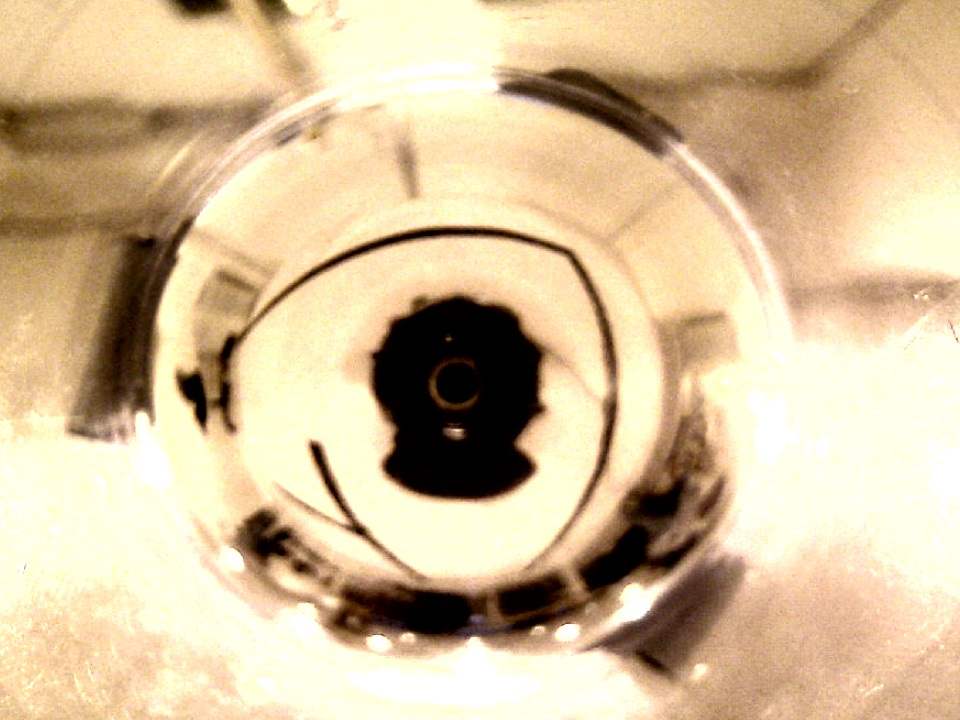
%> input picture ass3/picture3.jpg, 960 x 720 px
$ octave main_offline.m   (GNU Octave 9; MATLAB toolbox functions it lacks are replaced by stand-ins)
%> lines starting %> are read from the running program, lines starting %| are printed output that depends on the picture; in (x1, y1, x2, y2) boxes, pixels count from 0 and x2, y2 are one past the last pixel; in counts of white or black regions, pixels touching at a corner belong together; the program's own positions count from 1
### ass3/matlab_files/img2gray.m
%IMG2GRAY convert a color image into gray-scale
%   GRAYIMG = IMG2GRAY(COLORIMG)
%
%   Author Davide Scaramuzza - davide.scaramuzza@ieee.org
%   ETH Zurich - April, 25, 2007
function grayimg = img2gray( colorimg )
if length(size(colorimg))==3
    grayimg = colorimg(:,:,2);
else
    grayimg = colorimg;
end

### ass3/matlab_files/imunwrap.m
% [12 lines of commented-out code are left out]

function [Iunwraped, theta] = imunwrap(I, center, theta_step, Rmax, Rmin)

I = img2gray( I );

Rmax = round( Rmax );
Rmin = round( Rmin );

I = double(I);

xc = center(2);
yc = center(1);

rad_step = deg2rad( theta_step );
theta = [0:rad_step:2*pi-rad_step];

rows = length( theta );
cols = Rmax-Rmin+1;
Iunwraped = zeros( rows, cols );

[RHO,THETA] = meshgrid(Rmin:Rmax, theta);
X = RHO.*cos(THETA) + xc;
Y = RHO.*sin(THETA) + yc;

U=floor(Y);
V=floor(X);
IND=(U-1)*size(I,1)+V;

IND(find(~(U>=1 & U<=size(I,2) & V>=1 & V<=size(I,1)) )) = 0;
nonZeroIND = find(IND);

Iunwraped( nonZeroIND ) = I( IND( nonZeroIND ) );

oness = 255*ones( rows, Rmin-1 );
Iunwraped = [255*oness, Iunwraped];

Iunwraped=uint8(Iunwraped);

### ass3/pose_estimation/scans/img2bw.m
%IMG2BW    Convert the image into a Black & White image
%   OUTim = img2bw( INim , BWthreshold )Convert the image into a Black & White image
%   BWthreshold is the threshold
%
%   Author Davide Scaramuzza - davide.scaramuzza@ieee.org
%   ETH Zurich - April, 25, 2007


% function OUTim = img2bw( INim , BWthreshold )
    % im = img2gray( INim );
    % OUTim = INim;
    % OUTim ( find(im<=BWthreshold) ) = 0;
    % OUTim ( find(im>BWthreshold) ) = 1;

function OUTim = img2bw( INim , Th )
    if length(size( INim )) == 3
        im = INim(:,:,2);                               % if it is a color image, just use the GREEN component
    else
        im = INim;
    end
    OUTim = im;
    OUTim ( find(im<=Th) ) = 1;
    OUTim ( find(im>Th) ) = 0;


### ass3/matlab_files/getpixeldistance.m
%GETPIXELDISTANCE
% Get distances in pixels between the image center and the wall. Note that
% the radial distortion has not been compensated yet.
function dist = getpixeldistance( BWradialimage , min_dist )

for i = 1 : size( BWradialimage , 1 );
    l = BWradialimage( i,: );
    ind = find( l==0 );
    if isempty( ind )
        dist(i) = inf;
    else
        tmp = ind(find(ind>=min_dist));
        if isempty( tmp )
            dist(i) = 0;
        else
            if tmp(1) == min_dist
                dist(i) = 0;
            else
                dist(i) = tmp(1);
            end
        end
    end
end

### ass3/matlab_files/drawlaserbeam.m
%DRAWLASERBEAM Overlay a laser beam on a given image
%   DRAWLASERBEAM(CENTER,THETA,DIST)
%
%   Author Davide Scaramuzza - davide.scaramuzza@ieee.org
%   ETH Zurich - June, 12, 2008
function drawlaserbeam( center, theta, rho )

xc = center(2);% x-coordinate of the center
yc = center(1);% y-coordinate of the center

x_dist = rho.*cos(theta) + xc;
y_dist = rho.*sin(theta) + yc;

plot ( y_dist , x_dist , 'r.' );
hold off;

### ass3/pose_estimation/scans/undistort_dist_points.m
%UNDISTORT_DIST_POINTS Remove radial distortion of distance points
%It uses the camera model and reproject the points onto the ground floor
%using the scale factor "scale"
function new_dist = undistort_dist_points( theta, rho, alpha, scale )

new_dist = scale * tan( rho ./ alpha );

### ass3/matlab_files/draw_undistorted_beam.m
%DRAW_UNDISTORTED_BEAM Draw the undistorted beam
%   DRAW_UNDISTORTED_BEAM( rho, theta )
%
%   Author Davide Scaramuzza - davide.scaramuzza@ieee.org
%   ETH Zurich - April, 25, 2007
function draw_undisdtorted_beam( rho, theta , axislimit)

[x,y] = pol2cart( theta , rho );
plot( 0,0,'ro');
hold on;
plot( y, -x, '.' ); axis([-axislimit axislimit -axislimit axislimit]); axis square; grid on;
plot( y(1), -x(1), 'ro' );
plot( y(4), -x(4), 'bo' );
hold off;

### ass3/matlab_files/compute_uncertainty.m
function sigma_dist = compute_uncertainty( rho, sigma_rho, alpha, height );

% sigma_dist = compute_uncertainty( rho, sigma_rho, alpha, height )
%
% Computes the error of the distance on the ground floor, given the error
% of the distance in the image plane using the camera model.


%--------------------------------------------------------------------------

sigma_dist = ((height/alpha) * (1 + tan(rho/alpha).^2 )) * sigma_rho;

%--------------------------------------------------------------------------

### ass3/matlab_files/draw_uncertainty.m
function draw_uncertainty( dist, theta, sigma_dist, varargin );

% draw_uncertainty( dist, theta, sigma_dist, {N} )
%
% Draw the N sigma bounds of the distance errors on the ground floor.
%
% 2007.4.30 stefan.gaechter@mavt.ethz.ch

%--------------------------------------------------------------------------

N = 1;
if nargin == 4,
  N = varargin{1};
end; %of if

%--------------------------------------------------------------------------

dist_ub = dist + N*sigma_dist;
dist_lb = dist - N*sigma_dist;

[x_ub, y_ub] = pol2cart( theta, dist_ub );
[x_lb, y_lb] = pol2cart( theta, dist_lb );

K = length( dist );
hold( 'on' );
for k = 1:K,
  d = dist(k);
  if ~(isnan(d) | isinf(d) | (d == 0)),
    line_hdl = line( [y_lb(k), y_ub(k)], [-x_lb(k), -x_ub(k)] );
    set( line_hdl, 'Color', 'red' );
  end; %of if
end; %of for
hold( 'off' );

%--------------------------------------------------------------------------

### ass3/exercise4_matlabfiles/pose_estimation/scans/imflipud.m
%IMFLIPUD   Flip the image Up-Down
%   OUT_IMAGE = IMFLIPUD(INPIT_IMAGE)

function out = imflipud( im )

% [7 lines of commented-out code are left out]

out = im;

### ass3/pose_estimation/deg2rad.m
function r = deg2rad(d)
  r = d * pi / 180;
return

### ass3/matlab_files/main_offline.m
%LASERSCAN_TEST
%
%   Author Davide Scaramuzza - davide.scaramuzza@ieee.org
%   ETH Zurich - April, 25, 2007

%stop(vid);
% Configure the object for manual trigger mode.
%triggerconfig(vid, 'manual');

% Now that the device is configured for manual triggering, call START.
% This will cause the device to send data back to MATLAB, but will not log
% frames to memory at this point.
%start(vid)

% -------------------------------------------------------------------------
% MOST IMPORTANT PARAMETERS
% -------------------------------------------------------------------------
% Rmax = 160;%        Max detectable distance, set to 160 pixels in VGA images.
%                     Rmax was already loaded when calling "calibrate_camera.m"
% Rmin = 77;%         Min detectable distance in pixels in VGA image
%                     Rmin was already loaded when calling "calibrate_camera.m"
alpha = 150;%         Radial distortion coefficient, YOU MAY NEED TO TUNE THIS PARAMETER!!!!!!!!!!!!!!!!!!!!!!!!!!!!
height = 0.21;%       camera height in meters, YOU MAY NEED TO TUNE THIS PARAMETER!!!!!!!!!!!!!!!!!!!!!!!!!!!!
BWthreshold = 100;%    Threshold for segment the image into Black & white colors, YOU MAY NEED TO TUNE THIS PARAMETER!!!!!!!!!!!!!!!!!!!!!!!!!!!!
angstep = 1.0;%       Angular step of the beam in degrees
axislimit = 0.8;%     Axis limit
Rmin = 125;%           Overwrite value from calibration step.
Rmax = 205;
center = [457.7,342];


% -------------------------------------------------------------------------
% MAIN
% -------------------------------------------------------------------------
for i=1:1
    tic;%                               Start counting elapsed time

    %snapshot = getsnapshot(vid);%       Acquire image
    snapshot = imread('picture3.jpg');
%> snapshot is the input picture: size 720x960x3 uint8; mean R, G, B 212.8, 190.2, 154
    snapshot = imflipud(snapshot);

    %calibrate_camera_offline;  %we used this to get the points of the
                                %picture.


    [undistortedimg, theta] = imunwrap(snapshot, center, angstep, Rmax, Rmin);
%> in img2gray, `grayimg = colorimg(:,:,2);`:
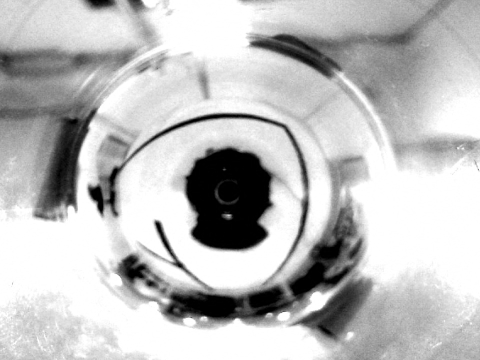
%> grayimg: size 720x960 uint8 (shown at 1/2 size); min 0, max 255, mean 190.2
%> in imunwrap, `IND(find(~(U>=1 & U<=size(I,2) & V>=1 & V<=size(I,1)) )) = 0;`:
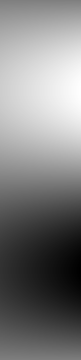
%> IND: size 360x81 double; min 181051, max 476276, mean 328802.4; drawn with min black and max white
%> in imunwrap, `Iunwraped( nonZeroIND ) = I( IND( nonZeroIND ) );`:
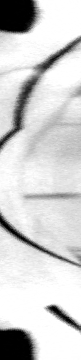
%> Iunwraped: size 360x81 double; min 0, max 255, mean 207.5
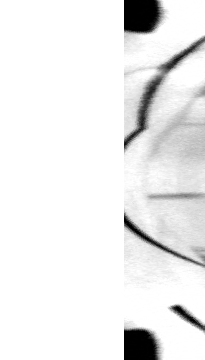
%> undistortedimg: size 360x205 uint8; min 0, max 255, mean 236.2
%> theta = 360 values from 0 to 6.27
    BWimg = img2bw(undistortedimg, BWthreshold);
%> in img2bw, `OUTim ( find(im>Th) ) = 0;`:
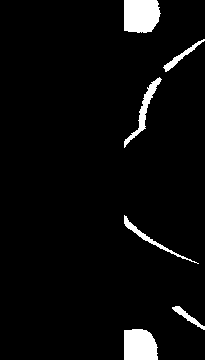
%> OUTim: size 360x205 uint8; values 0 (black) and 1 (white), 4.4% white; 6 white regions, box (x1, y1, x2, y2) and area: (124, 0, 161, 33) 1084, (124, 329, 158, 360) 946, (124, 77, 162, 148) 472, (124, 215, 199, 264) 323, (163, 39, 205, 72) 236, (172, 306, 205, 330) 190
    rho = getpixeldistance(BWimg, Rmin);
%> after the loop in getpixeldistance, `for i = 1 : size( BWradialimage , 1 );`: dist = 360 values, max 162 at index 14, min 0 at index 32, mean 32.43; tmp = 47 values from 159 to 205
%> rho has the same summary as dist in getpixeldistance
    figure(1);
    imagesc( snapshot );
    hold on;
    drawlaserbeam( center, theta, rho );
%> in drawlaserbeam, `x_dist = rho.*cos(theta) + xc;`: x_dist = 360 values, max 501.8 at index 8, min 236.3 at index 148, mean 362.9
%> in drawlaserbeam, `y_dist = rho.*sin(theta) + yc;`: y_dist = 360 values, max 540.1 at index 142, min 367 at index 224, mean 457.2
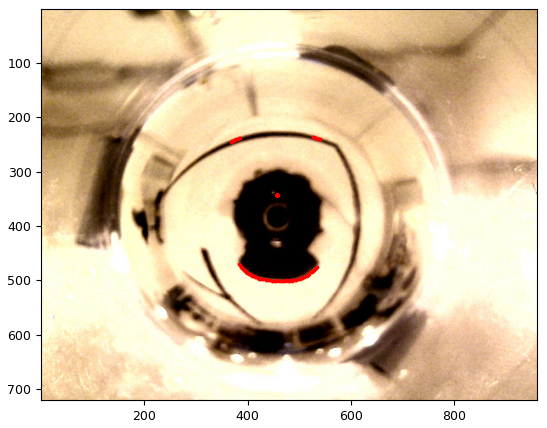
%> figure redrawn from the program's plot data
    hold off;
    figure(2);
    dist = undistort_dist_points(theta, rho, alpha, height);
%> in undistort_dist_points, `new_dist = scale * tan( rho ./ alpha );`: new_dist = 360 values, max 0.393 at index 14, min 0 at index 32, mean 0.073
%> dist has the same summary as new_dist in undistort_dist_points
    draw_undistorted_beam(dist, theta, axislimit);
%> in draw_undisdtorted_beam, `[x,y] = pol2cart( theta , rho );`: x = 360 values, max 0.384 at index 8, min -0.197 at index 147, mean 0.0508; y = 360 values, max 0.171 at index 31, min -0.176 at index 224, mean -0.000687
    ind = find(rho ~= inf);
%> ind = 360 values from 1 to 360
    rho = rho(ind);

    sigma_dist = compute_uncertainty(rho, std(rho), alpha, height);
%> in compute_uncertainty, `sigma_dist = ((height/alpha) * (1 + tan(rho/alpha).^2 )) * sigma_rho;`: sigma_dist = 360 values, max 0.394 at index 14, min 0.0875 at index 32, mean 0.138
    hold on
    draw_uncertainty(dist(ind), theta(ind), sigma_dist)
%> in draw_uncertainty, `dist_ub = dist + N*sigma_dist;`: dist_ub = 360 values, max 0.787 at index 14, min 0.0875 at index 32, mean 0.211
%> in draw_uncertainty, `dist_lb = dist - N*sigma_dist;`: dist_lb = 360 values, max 0.0385 at index 142, min -0.0875 at index 32, mean -0.0651
%> in draw_uncertainty, `[x_ub, y_ub] = pol2cart( theta, dist_ub );`: x_ub = 360 values, max 0.767 at index 14, min -0.362 at index 147, mean 0.0901; y_ub = 360 values, max 0.331 at index 31, min -0.325 at index 224, mean -0.000656
%> in draw_uncertainty, `[x_lb, y_lb] = pol2cart( theta, dist_lb );`: x_lb = 360 values, max 0.0875 at index 181, min -0.075 at index 32, mean 0.0116; y_lb = 360 values, max 0.0875 at index 271, min -0.0875 at index 91, mean -0.000718
%> the loop in draw_uncertainty, `for k = 1:K,` made 360 passes
%> d on passes 1 to 3: 0.369, 0.375, 0.375
%> after the loop in draw_uncertainty, `for k = 1:K,`: line_hdl = -159.2
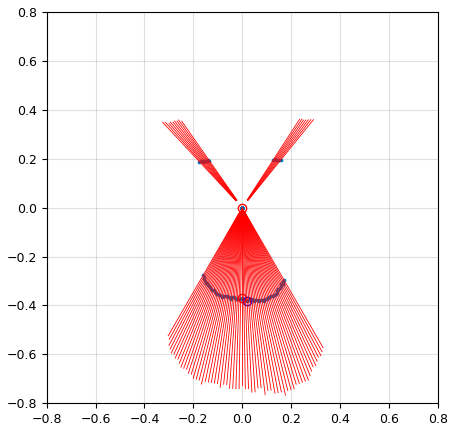
%> figure redrawn from the program's plot data


% Compute the time per frame and effective frame rate.
elapsedTime = toc;
effectiveFrameRate = 1/elapsedTime
end
